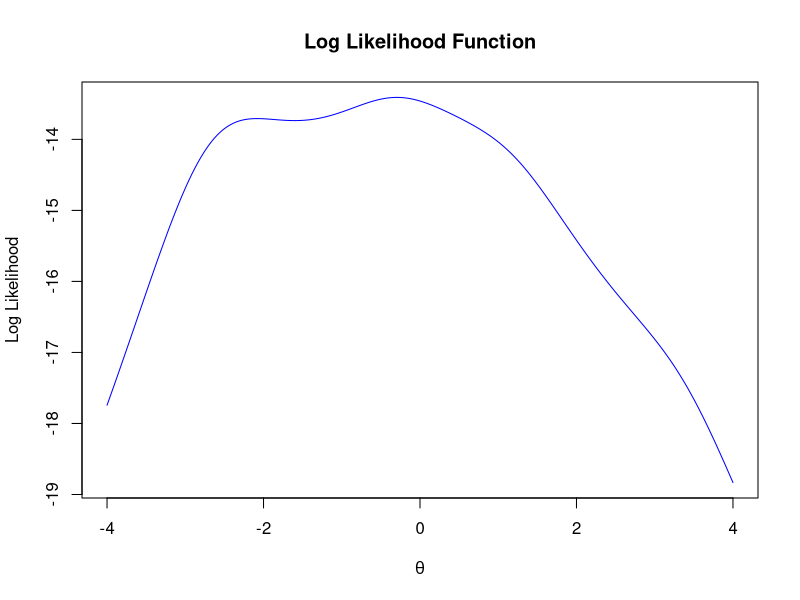
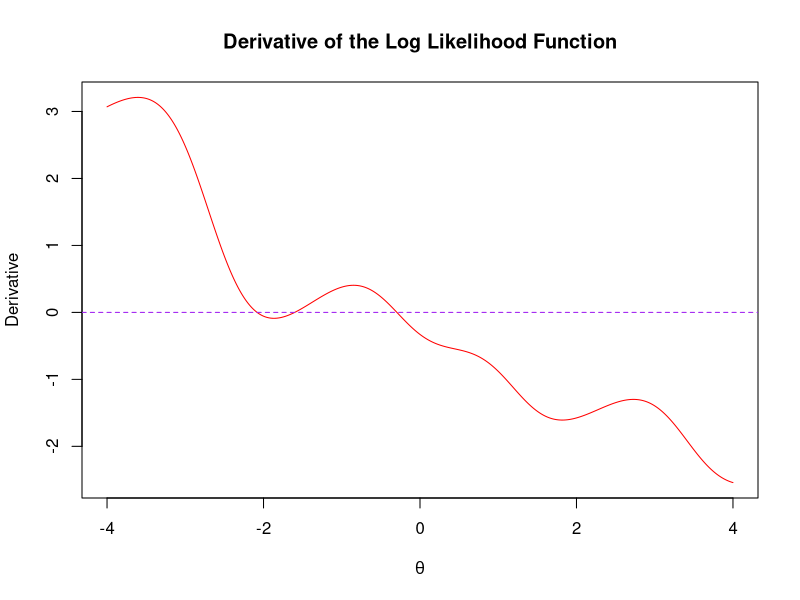
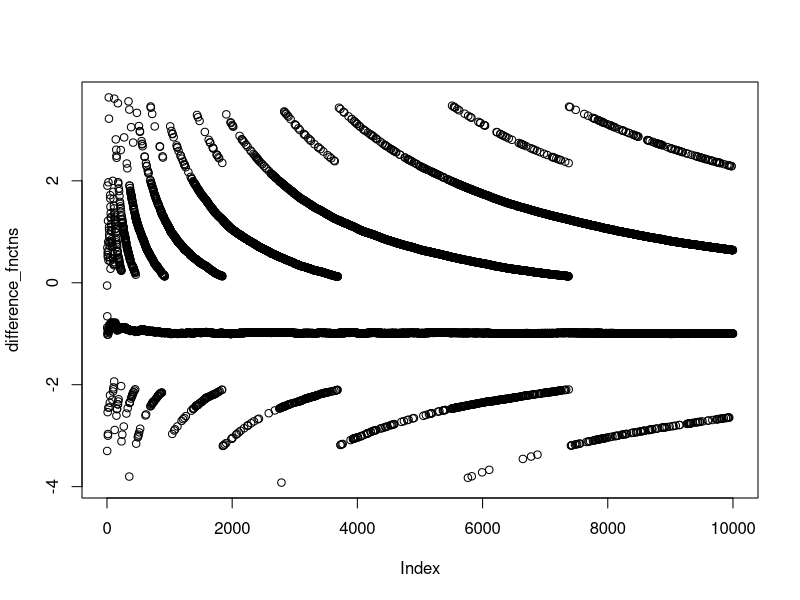
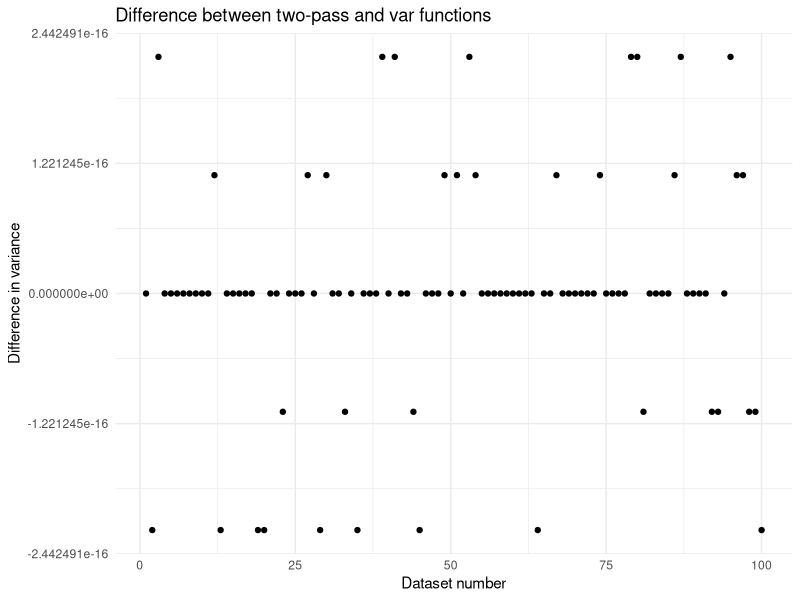

Write the R code that produced these figures, in order.
## ---- chunk 1
log_likeli <- function() {
  x <- c(-2.8, 3.4, 1.2, -0.3, -2.6)
  n <- length(x)
  theta_values <- seq(-4, 4, by = 0.01)

  log_likelihood <- sapply(theta_values, function(b) -n * log(pi) - sum(log(1 + (x - b)^2)))
  derivative <- sapply(theta_values, function(b) sum(2 * (x - b) / (1 + (x - b)^2)))

  # Plot log-likelihood
  plot(theta_values, log_likelihood, type = "l", col = "blue",
       main = "Log Likelihood Function",
       xlab = expression(theta), ylab = "Log Likelihood")

  # Plot the derivative
  plot(theta_values, derivative, type = "l", col = "red",
       main = "Derivative of the Log Likelihood Function",
       xlab = expression(theta), ylab = "Derivative")
  abline(h = 0, col = "purple", lty = 2)

}

log_likeli()

## ---- chunk 2
log_likeli <- function() {
  x <- c(-2.8, 3.4, 1.2,-0.3,-2.6)
  n <- length(x)
  theta_values <- seq(-4, 4, by = 0.01)

  derivative_func <- function(theta) {
    sum(2 * (x - theta) / (1 + (x - theta) ^ 2))
  }
  secant_method <-
    function(f,
             x0,
             x1,
             epsilon = 1e-8,
             max_iter = 100) {
      for (i in 1:max_iter) {
        fx1 <- f(x1)
        fx0 <- f(x0)
        if (fx1 - fx0 == 0) {
          stop("Division by zero in secant method.")
        }
        x2 <- x1 - fx1 * (x1 - x0) / (fx1 - fx0)
        if (abs(x2 - x1) < epsilon) {
          cat("Secant method converged at iteration:", i, "\n")
          return(x2)
        }
        x0 <- x1
        x1 <- x2
      }
      stop("Secant method did not converge within the specified number of iterations.")
    }

  # Find the root using the secant method with initial guesses
  root <- secant_method(derivative_func,-4, 4)


  return(root)
}
root <- log_likeli()
print(paste("Root:", root))

## ---- chunk 3
myvar <- function(x) {
  n <- length(x)
  return((sum(x^2) - (sum(x)^2) / n) / (n - 1))
}
ex_data<-c(1,2,3,4)
cat("myvar function with the example data(c(1,2,3,4)):",myvar(ex_data), "\n")
cat("var function with the example data(c(1,2,3,4)):",var(ex_data))
## ---- chunk 4
myvar <- function(x) {
  n <- length(x)
  return((sum(x^2) - (sum(x)^2) / n) / (n - 1))
}
set.seed(123)
n <- 10000
mean_value <- 10^8
variance<-1
std_dev <- sqrt(variance)
x <- rnorm(n, mean = mean_value, sd = std_dev)

cat("myvar function output with random data:",myvar(x), "\n")
cat("var function output with random data:",var(x))
## ---- chunk 5
myvar <- function(x) {
  n <- length(x)
  return((sum(x^2) - (sum(x)^2) / n) / (n - 1))
}

set.seed(123)
n <- 10000
mean_value <- 10^8
variance<-1
std_dev <- sqrt(variance)
x <- rnorm(n, mean = mean_value, sd = std_dev)

computed_variance <- myvar(x)
difference_fnctns <- numeric(n)
for (i in 1:n) {
  x_sub <- x[1:i]
  difference_fnctns[i] <- myvar(x_sub) - var(x_sub)
}
plot(difference_fnctns)

## ---- chunk 6
library(ggplot2)

var_two_pass <- function(x) {
  n <- length(x) 
  mean_val <- sum(x) / n #mean calculation
  sum_sq_diffs <- sum((x - mean_val)^2) #sum squared differences from the mean
  return(sum_sq_diffs / (n - 1)) #variance calculate
}

set.seed(123)
n <- 10000
mean_value <- 10^8
variance <- 1
std_dev <- sqrt(variance)

num_datasets <- 100
differences <- numeric(num_datasets)

for (i in 1:num_datasets) {
  x <- rnorm(n, mean = mean_value, sd = std_dev)
  differences[i] <- var_two_pass(x) - var(x)
}

df <- data.frame(dataset = 1:num_datasets, difference = differences)
ggplot(df, aes(x = dataset, y = difference)) +
  geom_point() +
  theme_minimal() +
  labs(title = "Difference between two-pass and var functions",
       x = "Dataset number",
       y = "Difference in variance")


## ---- chunk 7
all_labels <- knitr::all_labels()
for (label in all_labels) {
  if (label != "ref-appendix") {  # Skip the appendix chunk itself
    cat("### Chunk Label: ", label, "\n\n")
    cat("```r\n")
    code <- knitr::knit_code$get(label)
    cat(paste(code, collapse = "\n"))  # Ensure each line is separated
    cat("\n```\n\n")
  }
}





